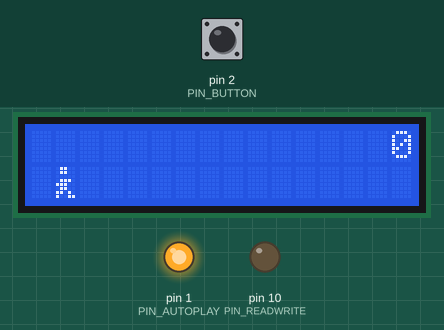
A sketch run on a simulated Arduino Uno, built with avr-gcc and run on an emulated ATmega328P. Parts: 16×2 character LCD, output pins drawn as LEDs (lit = HIGH). The inputs (shaded band) are chosen by the test bench; at power-on: pin 2 (PIN_BUTTON) HIGH. Random numbers use the default seed unless the sketch sets one.

Above: at 1.2 s.
1.3 s: pin 2 (PIN_BUTTON) pulled LOW for 0.15 s
2.0 s: pin 2 (PIN_BUTTON) pulled LOW for 1 s
At 3.12 s:
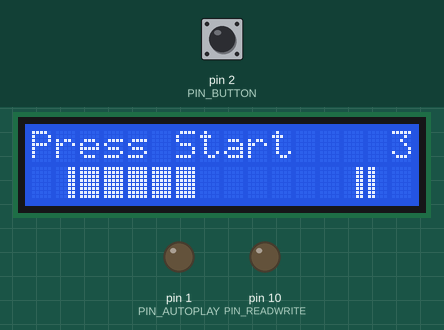
3.6 s: pin 2 (PIN_BUTTON) pulled LOW for 0.15 s
4.3 s: pin 2 (PIN_BUTTON) pulled LOW for 3.2 s
At 7.21 s:
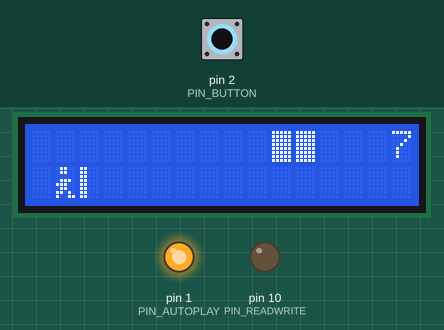
8.1 s: pin 2 (PIN_BUTTON) pulled LOW for 0.15 s
8.8 s: pin 2 (PIN_BUTTON) pulled LOW for 1 s
At 10.32 s:
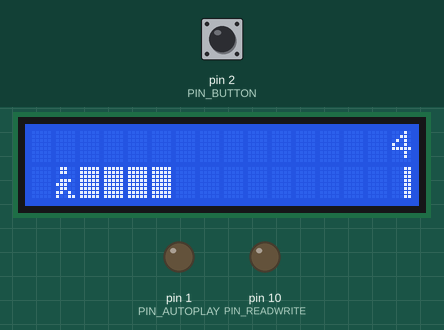
At 11.11 s:
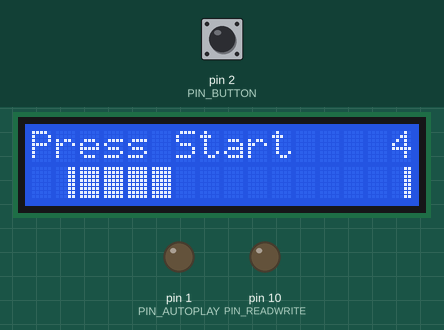
Timing chart, 0 to 11.4 s (numbered marks = the images above; inputs shaded):
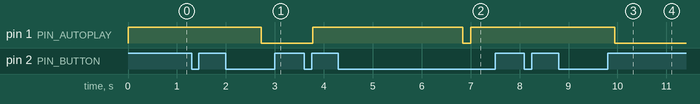

Measured:
- after the input at 3.6 s, pin 1 (PIN_AUTOPLAY): LOW → HIGH after 0.17 s

The sketch:

RunnerGame.ino
```cpp
#include <LiquidCrystal.h>

/* --- Hardware Definitions --- */
#define PIN_BUTTON 2
#define PIN_AUTOPLAY 1
#define PIN_READWRITE 10
#define PIN_CONTRAST 12

/* --- Sprite Definitions --- */
#define SPRITE_RUN1 1
#define SPRITE_RUN2 2
#define SPRITE_JUMP 3
#define SPRITE_JUMP_UPPER '.'
#define SPRITE_JUMP_LOWER 4
#define SPRITE_TERRAIN_EMPTY ' '
#define SPRITE_TERRAIN_SOLID 5
#define SPRITE_TERRAIN_SOLID_RIGHT 6
#define SPRITE_TERRAIN_SOLID_LEFT 7

/* --- Game Constants --- */
#define HERO_HORIZONTAL_POSITION 1
#define TERRAIN_WIDTH 16
#define TERRAIN_EMPTY 0
#define TERRAIN_LOWER_BLOCK 1
#define TERRAIN_UPPER_BLOCK 2

/* --- Hero State Machine --- */
#define HERO_POSITION_OFF 0
#define HERO_POSITION_RUN_LOWER_1 1
#define HERO_POSITION_RUN_LOWER_2 2
#define HERO_POSITION_JUMP_1 3
#define HERO_POSITION_JUMP_2 4
#define HERO_POSITION_JUMP_3 5
#define HERO_POSITION_JUMP_4 6
#define HERO_POSITION_JUMP_5 7
#define HERO_POSITION_JUMP_6 8
#define HERO_POSITION_JUMP_7 9
#define HERO_POSITION_JUMP_8 10
#define HERO_POSITION_RUN_UPPER_1 11
#define HERO_POSITION_RUN_UPPER_2 12

// Initialize LCD with pin mapping
LiquidCrystal lcd(11, 9, 6, 5, 4, 3);

static char terrainUpper[TERRAIN_WIDTH + 1];
static char terrainLower[TERRAIN_WIDTH + 1];
static bool buttonPushed = false;

/**
 * Loads custom 5x8 bitmasks into LCD CGRAM
 */
void initializeGraphics(){
  static byte graphics[] = {
    // Run 1, Run 2, Jump, Jump Lower, Solid, Solid Right, Solid Left
    B01100,B01100,B00000,B01110,B11100,B01100,B11010,B10011,
    B01100,B01100,B00000,B01100,B01100,B01100,B01100,B01110,
    B01100,B01100,B00000,B11110,B01101,B11111,B10000,B00000,
    B11110,B01101,B11111,B10000,B00000,B00000,B00000,B00000,
    B11111,B11111,B11111,B11111,B11111,B11111,B11111,B11111,
    B00011,B00011,B00011,B00011,B00011,B00011,B00011,B00011,
    B11000,B11000,B11000,B11000,B11000,B11000,B11000,B11000,
  };
  for (int i = 0; i < 7; ++i) {
    lcd.createChar(i + 1, &graphics[i * 8]);
  }
  for (int i = 0; i < TERRAIN_WIDTH; ++i) {
    terrainUpper[i] = SPRITE_TERRAIN_EMPTY;
    terrainLower[i] = SPRITE_TERRAIN_EMPTY;
  }
}

/**
 * Shifts terrain left and injects new obstacles
 */
void advanceTerrain(char* terrain, byte newTerrain){
  for (int i = 0; i < TERRAIN_WIDTH; ++i) {
    char current = terrain[i];
    char next = (i == TERRAIN_WIDTH-1) ? newTerrain : terrain[i+1];
    switch (current){
      case SPRITE_TERRAIN_EMPTY:
        terrain[i] = (next == SPRITE_TERRAIN_SOLID) ? SPRITE_TERRAIN_SOLID_RIGHT : SPRITE_TERRAIN_EMPTY;
        break;
      case SPRITE_TERRAIN_SOLID:
        terrain[i] = (next == SPRITE_TERRAIN_EMPTY) ? SPRITE_TERRAIN_SOLID_LEFT : SPRITE_TERRAIN_SOLID;
        break;
      case SPRITE_TERRAIN_SOLID_RIGHT:
        terrain[i] = SPRITE_TERRAIN_SOLID;
        break;
      case SPRITE_TERRAIN_SOLID_LEFT:
        terrain[i] = SPRITE_TERRAIN_EMPTY;
        break;
    }
  }
}

/**
 * Renders Hero based on FSM state and calculates collisions
 */
bool drawHero(byte position, char* terrainUpper, char* terrainLower, unsigned int score) {
  bool collide = false;
  char upperSave = terrainUpper[HERO_HORIZONTAL_POSITION];
  char lowerSave = terrainLower[HERO_HORIZONTAL_POSITION];
  byte upper, lower;

  switch (position) {
    case HERO_POSITION_OFF: upper = lower = SPRITE_TERRAIN_EMPTY; break;
    case HERO_POSITION_RUN_LOWER_1: upper = SPRITE_TERRAIN_EMPTY; lower = SPRITE_RUN1; break;
    case HERO_POSITION_RUN_LOWER_2: upper = SPRITE_TERRAIN_EMPTY; lower = SPRITE_RUN2; break;
    case HERO_POSITION_JUMP_1:
    case HERO_POSITION_JUMP_8: upper = SPRITE_TERRAIN_EMPTY; lower = SPRITE_JUMP; break;
    case HERO_POSITION_JUMP_2:
    case HERO_POSITION_JUMP_7: upper = SPRITE_JUMP_UPPER; lower = SPRITE_JUMP_LOWER; break;
    case HERO_POSITION_JUMP_3:
    case HERO_POSITION_JUMP_4:
    case HERO_POSITION_JUMP_5:
    case HERO_POSITION_JUMP_6: upper = SPRITE_JUMP; lower = SPRITE_TERRAIN_EMPTY; break;
    case HERO_POSITION_RUN_UPPER_1: upper = SPRITE_RUN1; lower = SPRITE_TERRAIN_EMPTY; break;
    case HERO_POSITION_RUN_UPPER_2: upper = SPRITE_RUN2; lower = SPRITE_TERRAIN_EMPTY; break;
  }

  if (upper != ' ') {
    terrainUpper[HERO_HORIZONTAL_POSITION] = upper;
    collide = (upperSave == SPRITE_TERRAIN_EMPTY) ? false : true;
  }
  if (lower != ' ') {
    terrainLower[HERO_HORIZONTAL_POSITION] = lower;
    collide |= (lowerSave == SPRITE_TERRAIN_EMPTY) ? false : true;
  }

  byte digits = (score > 9999) ? 5 : (score > 999) ? 4 : (score > 99) ? 3 : (score > 9) ? 2 : 1;

  terrainUpper[TERRAIN_WIDTH] = '\0';
  terrainLower[TERRAIN_WIDTH] = '\0';
  char temp = terrainUpper[16-digits];
  terrainUpper[16-digits] = '\0';

  lcd.setCursor(0,0);
  lcd.print(terrainUpper);
  terrainUpper[16-digits] = temp;
  lcd.setCursor(0,1);
  lcd.print(terrainLower);

  lcd.setCursor(16 - digits,0);
  lcd.print(score);

  terrainUpper[HERO_HORIZONTAL_POSITION] = upperSave;
  terrainLower[HERO_HORIZONTAL_POSITION] = lowerSave;
  return collide;
}

/**
 * ISR for Button Push
 */
void buttonPush() {
  buttonPushed = true;
}

void setup(){
  pinMode(PIN_READWRITE, OUTPUT);
  digitalWrite(PIN_READWRITE, LOW);
  pinMode(PIN_CONTRAST, OUTPUT);
  digitalWrite(PIN_CONTRAST, LOW);
  pinMode(PIN_BUTTON, INPUT);
  digitalWrite(PIN_BUTTON, HIGH); // Internal Pull-up
  pinMode(PIN_AUTOPLAY, OUTPUT);
  digitalWrite(PIN_AUTOPLAY, HIGH);

  attachInterrupt(0, buttonPush, FALLING);

  initializeGraphics();
  lcd.begin(16, 2);
}

void loop(){
  static byte heroPos = HERO_POSITION_RUN_LOWER_1;
  static byte newTerrainType = TERRAIN_EMPTY;
  static byte newTerrainDuration = 1;
  static bool playing = false;
  static bool blink = false;
  static unsigned int distance = 0;

  if (!playing) {
    drawHero((blink) ? HERO_POSITION_OFF : heroPos, terrainUpper, terrainLower, distance >> 3);
    if (blink) {
      lcd.setCursor(0,0);
      lcd.print("Press Start");
    }
    delay(250);
    blink = !blink;
    if (buttonPushed) {
      initializeGraphics();
      heroPos = HERO_POSITION_RUN_LOWER_1;
      playing = true;
      buttonPushed = false;
      distance = 0;
    }
    return;
  }

  advanceTerrain(terrainLower, newTerrainType == TERRAIN_LOWER_BLOCK ? SPRITE_TERRAIN_SOLID : SPRITE_TERRAIN_EMPTY);
  advanceTerrain(terrainUpper, newTerrainType == TERRAIN_UPPER_BLOCK ? SPRITE_TERRAIN_SOLID : SPRITE_TERRAIN_EMPTY);

  if (--newTerrainDuration == 0) {
    if (newTerrainType == TERRAIN_EMPTY) {
      newTerrainType = (random(3) == 0) ? TERRAIN_UPPER_BLOCK : TERRAIN_LOWER_BLOCK;
      newTerrainDuration = 2 + random(10);
    } else {
      newTerrainType = TERRAIN_EMPTY;
      newTerrainDuration = 10 + random(10);
    }
  }

  if (buttonPushed) {
    if (heroPos <= HERO_POSITION_RUN_LOWER_2) heroPos = HERO_POSITION_JUMP_1;
    buttonPushed = false;
  }

  if (drawHero(heroPos, terrainUpper, terrainLower, distance >> 3)) {
    playing = false; // Collision detected
  } else {
    if (heroPos == HERO_POSITION_RUN_LOWER_2 || heroPos == HERO_POSITION_JUMP_8) {
      heroPos = HERO_POSITION_RUN_LOWER_1;
    } else if ((heroPos >= HERO_POSITION_JUMP_3 && heroPos <= HERO_POSITION_JUMP_5) && terrainLower[HERO_HORIZONTAL_POSITION] != SPRITE_TERRAIN_EMPTY) {
      heroPos = HERO_POSITION_RUN_UPPER_1;
    } else if (heroPos >= HERO_POSITION_RUN_UPPER_1 && terrainLower[HERO_HORIZONTAL_POSITION] == SPRITE_TERRAIN_EMPTY) {
      heroPos = HERO_POSITION_JUMP_5;
    } else if (heroPos == HERO_POSITION_RUN_UPPER_2) {
      heroPos = HERO_POSITION_RUN_UPPER_1;
    } else {
      ++heroPos;
    }
    ++distance;
    digitalWrite(PIN_AUTOPLAY, terrainLower[HERO_HORIZONTAL_POSITION + 2] == SPRITE_TERRAIN_EMPTY ? HIGH : LOW);
  }
  delay(50); // Frame rate control
}
```
